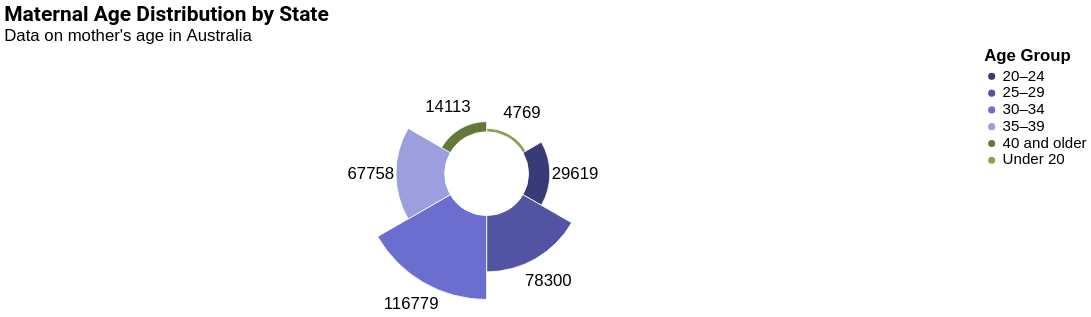

The Vega-Lite source for this figure:
### Vega-Lite specification from a JSON file in a GitHub repository (floating-point values rounded to 4 significant figures)
{"$schema": "https://vega.github.io/schema/vega-lite/v5.json", "description": "Age Group Distribution by State - Radial Bar Chart", "width": 1150, "height": 300, "title": {"text": "Maternal Age Distribution by State", "subtitle": "Data on mother's age in Australia", "fontSize": 25, "subtitleFontSize": 20, "font": "Roboto", "anchor": "start", "color": "black"}, "background": null, "data": {"values": [{"AgeGroup": "Under 20", "State": "NSW", "Value": 1357}, {"AgeGroup": "Under 20", "State": "Vic", "Value": 684}, {"AgeGroup": "Under 20", "State": "Qld", "Value": 1482}, {"AgeGroup": "Under 20", "State": "WA", "Value": 595}, {"AgeGroup": "Under 20", "State": "SA", "Value": 286}, {"AgeGroup": "Under 20", "State": "Tas", "Value": 111}, {"AgeGroup": "Under 20", "State": "ACT", "Value": 53}, {"AgeGroup": "Under 20", "State": "NT", "Value": 201}, {"AgeGroup": "Under 20", "State": "Australia", "Value": 4769}, {"AgeGroup": "20–24", "State": "NSW", "Value": 8897}, {"AgeGroup": "20–24", "State": "Vic", "Value": 5380}, {"AgeGroup": "20–24", "State": "Qld", "Value": 8178}, {"AgeGroup": "20–24", "State": "WA", "Value": 3456}, {"AgeGroup": "20–24", "State": "SA", "Value": 1932}, {"AgeGroup": "20–24", "State": "Tas", "Value": 800}, {"AgeGroup": "20–24", "State": "ACT", "Value": 386}, {"AgeGroup": "20–24", "State": "NT", "Value": 590}, {"AgeGroup": "20–24", "State": "Australia", "Value": 29619}, {"AgeGroup": "25–29", "State": "NSW", "Value": 24142}, {"AgeGroup": "25–29", "State": "Vic", "Value": 18583}, {"AgeGroup": "25–29", "State": "Qld", "Value": 17253}, {"AgeGroup": "25–29", "State": "WA", "Value": 8595}, {"AgeGroup": "25–29", "State": "SA", "Value": 5490}, {"AgeGroup": "25–29", "State": "Tas", "Value": 1762}, {"AgeGroup": "25–29", "State": "ACT", "Value": 1476}, {"AgeGroup": "25–29", "State": "NT", "Value": 999}, {"AgeGroup": "25–29", "State": "Australia", "Value": 78300}, {"AgeGroup": "30–34", "State": "NSW", "Value": 36755}, {"AgeGroup": "30–34", "State": "Vic", "Value": 32578}, {"AgeGroup": "30–34", "State": "Qld", "Value": 21349}, {"AgeGroup": "30–34", "State": "WA", "Value": 12834}, {"AgeGroup": "30–34", "State": "SA", "Value": 7390}, {"AgeGroup": "30–34", "State": "Tas", "Value": 2097}, {"AgeGroup": "30–34", "State": "ACT", "Value": 2562}, {"AgeGroup": "30–34", "State": "NT", "Value": 1214}, {"AgeGroup": "30–34", "State": "Australia", "Value": 116779}, {"AgeGroup": "35–39", "State": "NSW", "Value": 22080}, {"AgeGroup": "35–39", "State": "Vic", "Value": 19384}, {"AgeGroup": "35–39", "State": "Qld", "Value": 11757}, {"AgeGroup": "35–39", "State": "WA", "Value": 7284}, {"AgeGroup": "35–39", "State": "SA", "Value": 4001}, {"AgeGroup": "35–39", "State": "Tas", "Value": 1044}, {"AgeGroup": "35–39", "State": "ACT", "Value": 1563}, {"AgeGroup": "35–39", "State": "NT", "Value": 645}, {"AgeGroup": "35–39", "State": "Australia", "Value": 67758}, {"AgeGroup": "40 and older", "State": "NSW", "Value": 4753}, {"AgeGroup": "40 and older", "State": "Vic", "Value": 4045}, {"AgeGroup": "40 and older", "State": "Qld", "Value": 2433}, {"AgeGroup": "40 and older", "State": "WA", "Value": 1437}, {"AgeGroup": "40 and older", "State": "SA", "Value": 810}, {"AgeGroup": "40 and older", "State": "Tas", "Value": 190}, {"AgeGroup": "40 and older", "State": "ACT", "Value": 312}, {"AgeGroup": "40 and older", "State": "NT", "Value": 133}, {"AgeGroup": "40 and older", "State": "Australia", "Value": 14113}]}, "params": [{"name": "SelectedState", "value": "Australia", "bind": {"input": "select", "options": ["Australia", "NSW", "Vic", "Qld", "WA", "SA", "Tas", "ACT", "NT"], "labels": ["Australia", "New South Wales", "Victoria", "Queensland", "Western Australia", "South Australia", "Tasmania", "Australian Capital Territory", "Northern Territory"], "name": "Select a state: "}}], "transform": [{"filter": "datum.State == SelectedState"}], "layer": [{"mark": {"type": "arc", "innerRadius": 50, "stroke": "#fff", "strokeWidth": 1}, "encoding": {"theta": {"field": "AgeGroup", "type": "nominal", "sort": ["Under 20", "20–24", "25–29", "30–34", "35–39", "40 and older", "Not stated"]}, "radius": {"field": "Value", "type": "quantitative", "scale": {"type": "linear", "zero": true, "rangeMin": 50}}, "color": {"field": "AgeGroup", "type": "nominal", "legend": {"title": "Age Group", "orient": "right", "titleFontSize": 20, "labelFontSize": 18}, "scale": {"scheme": "category20b"}}, "tooltip": [{"field": "AgeGroup", "type": "nominal", "title": "Age Group"}, {"field": "Value", "type": "quantitative", "title": "Count"}]}}, {"mark": {"type": "text", "radiusOffset": 30, "fontSize": 20}, "encoding": {"text": {"field": "Value", "type": "quantitative"}, "theta": {"field": "AgeGroup", "type": "nominal", "sort": ["Under 20", "20–24", "25–29", "30–34", "35–39", "40 and older", "Not stated"]}, "radius": {"field": "Value", "type": "quantitative", "scale": {"type": "linear", "zero": true, "rangeMin": 50}, "offset": 10}, "color": {"value": "#000"}}}], "view": {"stroke": null}}
